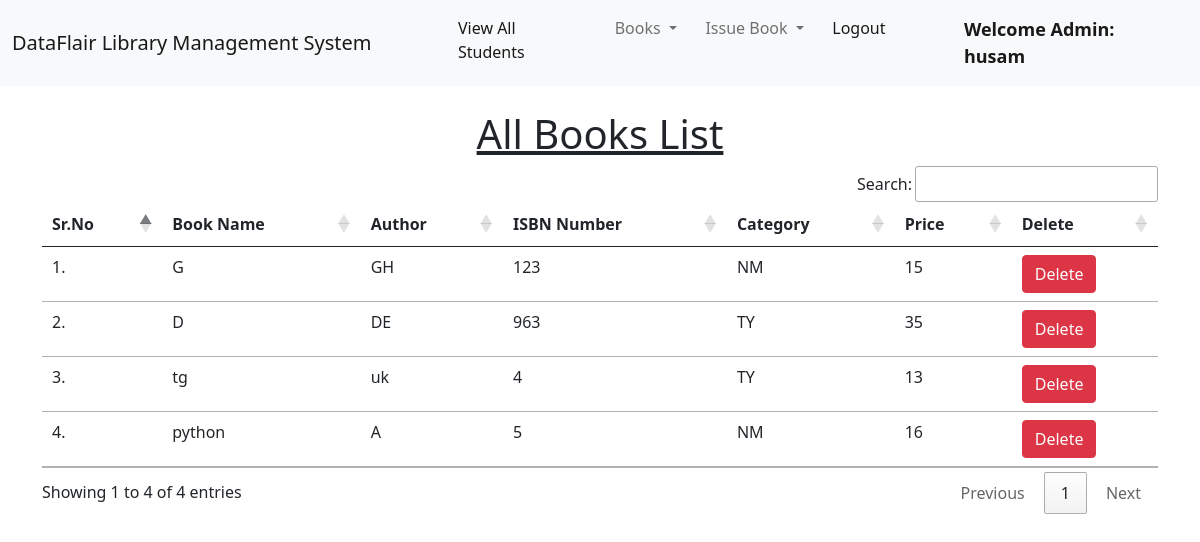
Screenshot of /view_books/ (signed in) with the database file from the repository.
### library/models.py (models this page shows, shortened)
class Book(models.Model):
    name = models.CharField(max_length=200)
    author = models.CharField(max_length=200)
    isbn = models.PositiveIntegerField()
    category = models.CharField(max_length=50)
    Price = models.CharField(max_length=10, blank=True)

### library/views.py (the view)
# urls.py: path("view_books/", views.view_books, name="view_books"),
@login_required(login_url = '/admin_login')
def view_books(request):
    books = Book.objects.all()
    return render(request, "view_books.html", {'books':books})

### library/templates/view_books.html (shortened to what this page needs)
{% extends 'admin_navbar.html' %}
{% load static %}
{% block body %}
<div class="container mt-4">
    <h1 class="text-center"><u>All Books List</u></h1>
    <table class="table table-hover" id="example">
        <thead>
            <tr>
                <th>Sr.No</th>
                <th>Book Name</th>
                <th>Author</th>
                <th>ISBN Number</th>
                <th>Category</th>
                <th>Price</th>
                <th>Delete</th>
            </tr>
        </thead>
        <tbody>
            {% for book in books %}
            <tr>
                <td>{{forloop.counter}}.</td>
                <td>{{book.name}}</td>
                <td>{{book.author}}</td>
                <td>{{book.isbn}}</td>
                <td>{{book.category}}</td>
                <td>{{book.Price}}</td>
                <td><a href="/delete_book/{{book.id}}/" class="btn btn-danger" onclick="return confirm('Are you sure you want to delete this book?')">Delete</a></td>
            </tr>
            {% endfor %}
        </tbody>
    </table>
    </div>
{% endblock %}

### library/templates/admin_navbar.html (shortened to what this page needs)
<!doctype html>
<html lang="en">
  <head>
    <link href="https://cdn.jsdelivr.net/npm/bootstrap@5.1.0/dist/css/bootstrap.min.css" rel="stylesheet">
    <link rel="stylesheet" href="https://cdn.datatables.net/1.10.25/css/jquery.dataTables.min.css">
    <link rel="stylesheet" href="https://cdn.datatables.net/buttons/1.7.1/css/buttons.dataTables.min.css">
  </head>
  <body>
    <nav class="navbar navbar-expand-lg navbar-light bg-light">
        <div class="container-fluid">
          <a class="navbar-brand" href="#">DataFlair Library Management System</a>
          <div class="collapse navbar-collapse" id="navbarSupportedContent">
            <ul class="navbar-nav me-auto mb-2 mb-lg-0">
              <li class="nav-item">
                <a class="nav-link active" aria-current="page" href="/view_students/">View All Students</a>
              </li>
              <li class="nav-item dropdown">
                <a class="nav-link dropdown-toggle" href="#" id="navbarDropdown" role="button" data-bs-toggle="dropdown" aria-expanded="false">
                  Books
                </a>
              </li>
              <li class="nav-item dropdown">
                <a class="nav-link dropdown-toggle" href="#" id="navbarDropdown" role="button" data-bs-toggle="dropdown" aria-expanded="false">
                  Issue Book
                </a>
              </li>
              <li class="nav-item">
                <a class="nav-link active" aria-current="page" href="/logout/">Logout</a>
              </li>
              <li class="nav-item">
                <a style="font-weight:600; font-family:'Segoe UI', Tahoma, Geneva, Verdana, sans-serif; font-size: large;" class="nav-link active" href="#">Welcome Admin: {{request.user}}</a>
              </li>
            </ul>
          </div>
        </div>
      </nav>
      {% block body %}
      {% endblock %}
  </body>
</html>

### rows the page displays
Book: name "G", author "GH", isbn "123", category "NM", Price "15"
Book: name "D", author "DE", isbn "963", category "TY", Price "35"
Book: name "tg", author "uk", isbn "4", category "TY", Price "13"
Book: name "python", author "A", isbn "5", category "NM", Price "16"

### other values shown
{{ request.user }} "husam"
